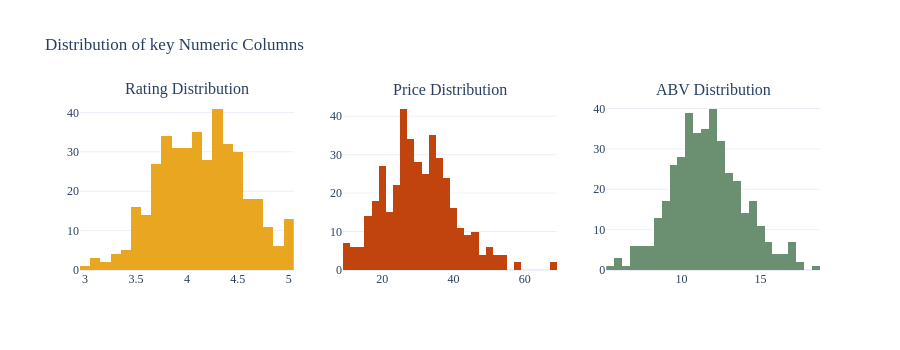

The notebook cell this image was saved under:
### Code cell
# distribution of key numeric columns
import plotly.graph_objects as go
from plotly.subplots import make_subplots

fig = make_subplots(rows=1, cols=3, subplot_titles=['Rating Distribution', 'Price Distribution', 'ABV Distribution'])

fig.add_trace(go.Histogram(x=df['rating'], marker_color= AMBER, name='Rating'), row=1, col=1)
fig.add_trace(go.Histogram(x=df['price'], marker_color= RUST, name='Price'), row=1, col=2)
fig.add_trace(go.Histogram(x=df['abv'], marker_color= SAGE, name='ABV'), row=1, col=3)

fig.update_layout(template='plotly_white', height=350, showlegend=False,
                  font_family='Georgia', title_text='Distribution of key Numeric Columns')

fig.show()

### Figure 1 — Plotly figure (JSON) as saved in the notebook; plotly's stock layout.template omitted (floating-point values rounded to 4 significant figures; data arrays with more than 128 entries replaced by an {"elided": "..."} marker saying what was removed)
{"data": [{"marker": {"color": "#e9a620"}, "name": "Rating", "type": "histogram", "x": {"elided": "400 float values"}, "xaxis": "x", "yaxis": "y"}, {"marker": {"color": "#c1440e"}, "name": "Price", "type": "histogram", "x": {"elided": "400 float values"}, "xaxis": "x2", "yaxis": "y2"}, {"marker": {"color": "#6b8f71"}, "name": "ABV", "type": "histogram", "x": {"elided": "400 float values"}, "xaxis": "x3", "yaxis": "y3"}], "layout": {"annotations": [{"font": {"size": 16}, "showarrow": false, "text": "Rating Distribution", "x": 0.1444, "xanchor": "center", "xref": "paper", "y": 1, "yanchor": "bottom", "yref": "paper"}, {"font": {"size": 16}, "showarrow": false, "text": "Price Distribution", "x": 0.5, "xanchor": "center", "xref": "paper", "y": 1, "yanchor": "bottom", "yref": "paper"}, {"font": {"size": 16}, "showarrow": false, "text": "ABV Distribution", "x": 0.8556, "xanchor": "center", "xref": "paper", "y": 1, "yanchor": "bottom", "yref": "paper"}], "font": {"family": "Georgia"}, "height": 350, "showlegend": false, "title": {"text": "Distribution of key Numeric Columns"}, "xaxis": {"anchor": "y", "domain": [0, 0.2889]}, "xaxis2": {"anchor": "y2", "domain": [0.3556, 0.6444]}, "xaxis3": {"anchor": "y3", "domain": [0.7111, 1]}, "yaxis": {"anchor": "x", "domain": [0, 1]}, "yaxis2": {"anchor": "x2", "domain": [0, 1]}, "yaxis3": {"anchor": "x3", "domain": [0, 1]}}}
